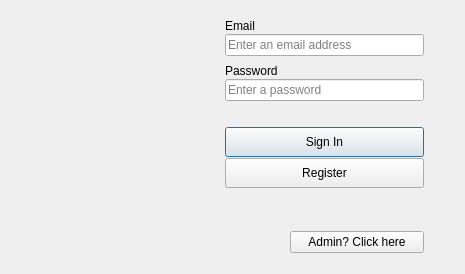
<?xml version="1.0" encoding="UTF-8"?>
<ui version="4.0">
 <class>login_menuClass</class>
 <widget class="QDialog" name="login_menuClass">
  <property name="geometry">
   <rect>
    <x>0</x>
    <y>0</y>
    <width>465</width>
    <height>274</height>
   </rect>
  </property>
  <property name="minimumSize">
   <size>
    <width>465</width>
    <height>274</height>
   </size>
  </property>
  <property name="maximumSize">
   <size>
    <width>465</width>
    <height>274</height>
   </size>
  </property>
  <property name="windowTitle">
   <string>KeepSake Login</string>
  </property>
  <layout class="QGridLayout" name="gridLayout">
   <item row="0" column="0">
    <layout class="QHBoxLayout" name="horizontalLayout" stretch="0,0">
     <property name="leftMargin">
      <number>15</number>
     </property>
     <property name="topMargin">
      <number>10</number>
     </property>
     <property name="rightMargin">
      <number>30</number>
     </property>
     <property name="bottomMargin">
      <number>10</number>
     </property>
     <item>
      <spacer name="horizontalSpacer">
       <property name="orientation">
        <enum>Qt::Horizontal</enum>
       </property>
       <property name="sizeType">
        <enum>QSizePolicy::Expanding</enum>
       </property>
       <property name="sizeHint" stdset="0">
        <size>
         <width>180</width>
         <height>20</height>
        </size>
       </property>
      </spacer>
     </item>
     <item>
      <layout class="QVBoxLayout" name="verticalLayout_3" stretch="2,3,0">
       <property name="spacing">
        <number>6</number>
       </property>
       <property name="bottomMargin">
        <number>0</number>
       </property>
       <item>
        <layout class="QVBoxLayout" name="verticalLayout_5">
         <property name="spacing">
          <number>10</number>
         </property>
         <property name="bottomMargin">
          <number>0</number>
         </property>
         <item>
          <layout class="QVBoxLayout" name="verticalLayout">
           <property name="spacing">
            <number>3</number>
           </property>
           <item>
            <widget class="QLabel" name="label">
             <property name="sizePolicy">
              <sizepolicy hsizetype="Preferred" vsizetype="Preferred">
               <horstretch>0</horstretch>
               <verstretch>0</verstretch>
              </sizepolicy>
             </property>
             <property name="minimumSize">
              <size>
               <width>0</width>
               <height>0</height>
              </size>
             </property>
             <property name="maximumSize">
              <size>
               <width>16777215</width>
               <height>10</height>
              </size>
             </property>
             <property name="text">
              <string>Email</string>
             </property>
            </widget>
           </item>
           <item>
            <widget class="QLineEdit" name="email_text">
             <property name="placeholderText">
              <string>Enter an email address</string>
             </property>
            </widget>
           </item>
          </layout>
         </item>
         <item>
          <layout class="QVBoxLayout" name="verticalLayout_2">
           <property name="spacing">
            <number>3</number>
           </property>
           <item>
            <widget class="QLabel" name="label_2">
             <property name="maximumSize">
              <size>
               <width>16777215</width>
               <height>10</height>
              </size>
             </property>
             <property name="text">
              <string>Password</string>
             </property>
            </widget>
           </item>
           <item>
            <widget class="QLineEdit" name="password_text">
             <property name="sizePolicy">
              <sizepolicy hsizetype="Preferred" vsizetype="Fixed">
               <horstretch>0</horstretch>
               <verstretch>0</verstretch>
              </sizepolicy>
             </property>
             <property name="echoMode">
              <enum>QLineEdit::Password</enum>
             </property>
             <property name="placeholderText">
              <string>Enter a password</string>
             </property>
            </widget>
           </item>
          </layout>
         </item>
         <item>
          <spacer name="verticalSpacer">
           <property name="orientation">
            <enum>Qt::Vertical</enum>
           </property>
           <property name="sizeType">
            <enum>QSizePolicy::Fixed</enum>
           </property>
           <property name="sizeHint" stdset="0">
            <size>
             <width>20</width>
             <height>10</height>
            </size>
           </property>
          </spacer>
         </item>
        </layout>
       </item>
       <item>
        <layout class="QVBoxLayout" name="verticalLayout_4">
         <property name="spacing">
          <number>1</number>
         </property>
         <property name="topMargin">
          <number>10</number>
         </property>
         <item>
          <widget class="QPushButton" name="login_btn">
           <property name="minimumSize">
            <size>
             <width>0</width>
             <height>30</height>
            </size>
           </property>
           <property name="maximumSize">
            <size>
             <width>16777215</width>
             <height>16777215</height>
            </size>
           </property>
           <property name="text">
            <string>Sign In</string>
           </property>
          </widget>
         </item>
         <item>
          <widget class="QPushButton" name="register_btn">
           <property name="minimumSize">
            <size>
             <width>0</width>
             <height>30</height>
            </size>
           </property>
           <property name="text">
            <string>Register</string>
           </property>
          </widget>
         </item>
         <item>
          <spacer name="verticalSpacer_2">
           <property name="orientation">
            <enum>Qt::Vertical</enum>
           </property>
           <property name="sizeHint" stdset="0">
            <size>
             <width>20</width>
             <height>40</height>
            </size>
           </property>
          </spacer>
         </item>
        </layout>
       </item>
       <item>
        <layout class="QHBoxLayout" name="horizontalLayout_2">
         <property name="spacing">
          <number>6</number>
         </property>
         <item>
          <spacer name="horizontalSpacer_2">
           <property name="orientation">
            <enum>Qt::Horizontal</enum>
           </property>
           <property name="sizeType">
            <enum>QSizePolicy::Fixed</enum>
           </property>
           <property name="sizeHint" stdset="0">
            <size>
             <width>65</width>
             <height>20</height>
            </size>
           </property>
          </spacer>
         </item>
         <item>
          <widget class="QPushButton" name="admin_btn">
           <property name="minimumSize">
            <size>
             <width>0</width>
             <height>0</height>
            </size>
           </property>
           <property name="maximumSize">
            <size>
             <width>16777215</width>
             <height>24</height>
            </size>
           </property>
           <property name="text">
            <string>Admin? Click here</string>
           </property>
          </widget>
         </item>
        </layout>
       </item>
      </layout>
     </item>
    </layout>
   </item>
  </layout>
 </widget>
 <layoutdefault spacing="6" margin="11"/>
 <resources/>
 <connections/>
</ui>
